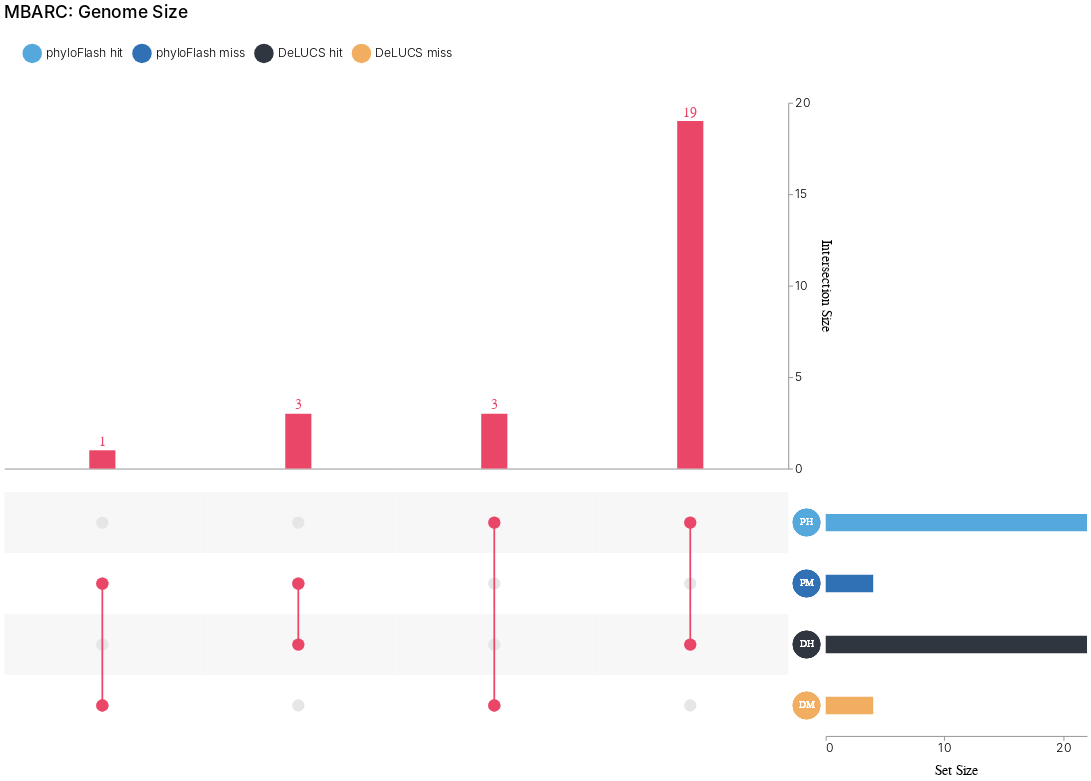

Notebook source saved alongside this figure:
### Code cell
UpSetAltair(
    # copy and select only columns with PF and DL hits and misses
    data=df.copy().iloc[:,3:],
    title="MBARC: Genome Size",
    sets=df.iloc[0,3::1].index.tolist(),
    abbre=["PH", "PM", "DH", "DM"],
)

### Figure 1 — Vega-Lite specification as saved in the notebook (floating-point values rounded to 4 significant figures)
{"config": {"view": {"continuousWidth": 400, "continuousHeight": 300, "stroke": null}, "axis": {"labelFontSize": 14, "labelFontWeight": 300, "titleFontSize": 16, "titleFontWeight": 400, "titlePadding": 10}, "concat": {"spacing": 0}, "legend": {"labelFontSize": 14, "labelFontWeight": 300, "orient": "top", "padding": 20, "symbolSize": 500.0, "symbolType": "circle", "titleFontSize": 16, "titleFontWeight": 400}, "title": {"anchor": "start", "fontSize": 18, "fontWeight": 400, "subtitlePadding": 10}}, "vconcat": [{"layer": [{"mark": {"type": "bar", "color": "#3A3A3A", "size": 30}, "encoding": {"color": {"condition": {"value": "#3A3A3A", "selection": {"not": "selector002"}}, "value": "#EA4667"}, "tooltip": [{"aggregate": "max", "field": "count", "title": "Cardinality", "type": "quantitative"}, {"field": "degree", "title": "Degree", "type": "quantitative"}], "x": {"axis": {"domain": true, "grid": false, "labels": false, "ticks": false}, "field": "intersection_id", "sort": {"field": "count", "order": "ascending"}, "title": null, "type": "nominal"}, "y": {"aggregate": "max", "axis": {"grid": false, "orient": "right", "tickCount": 3}, "field": "count", "title": "Intersection Size", "type": "quantitative"}}, "height": 420.0, "selection": {"selector002": {"type": "single", "fields": ["intersection_id"], "on": "mouseover"}, "selector001": {"type": "multi", "fields": ["set"], "bind": "legend"}}, "transform": [{"filter": {"selection": "selector001"}}, {"pivot": "set", "value": "is_intersect", "groupby": ["intersection_id", "count"], "op": "max"}, {"aggregate": [{"op": "sum", "field": "count", "as": "count"}], "groupby": ["phyloFlash hit", "phyloFlash miss", "DeLUCS hit", "DeLUCS miss"]}, {"calculate": "(isDefined(datum['phyloFlash hit']) ? datum['phyloFlash hit'] : 0)+(isDefined(datum['phyloFlash miss']) ? datum['phyloFlash miss'] : 0)+(isDefined(datum['DeLUCS hit']) ? datum['DeLUCS hit'] : 0)+(isDefined(datum['DeLUCS miss']) ? datum['DeLUCS miss'] : 0)", "as": "degree"}, {"filter": "(datum['degree'] !== 0)"}, {"window": [{"op": "row_number", "field": "", "as": "intersection_id"}], "frame": [null, null]}, {"fold": ["phyloFlash hit", "phyloFlash miss", "DeLUCS hit", "DeLUCS miss"], "as": ["set", "is_intersect"]}, {"lookup": "set", "from": {"data": {"name": "data-b03e511403dcd6861cd16bd3bc0d45d6"}, "key": "set", "fields": ["set_abbre"]}}, {"lookup": "set", "from": {"data": {"name": "data-378bc43537904b35f12dbbf4dec62733"}, "key": "set", "fields": ["set_order"]}}, {"filter": {"selection": "selector001"}}, {"window": [{"op": "distinct", "field": "set", "as": "set_order"}], "frame": [null, 0], "sort": [{"field": "set_order"}]}], "width": 900}, {"mark": {"type": "text", "color": "#3A3A3A", "dy": -10, "size": 16}, "encoding": {"color": {"condition": {"value": "#3A3A3A", "selection": {"not": "selector002"}}, "value": "#EA4667"}, "text": {"field": "count", "format": ".0f", "type": "quantitative"}, "tooltip": [{"aggregate": "max", "field": "count", "title": "Cardinality", "type": "quantitative"}, {"field": "degree", "title": "Degree", "type": "quantitative"}], "x": {"axis": {"domain": true, "grid": false, "labels": false, "ticks": false}, "field": "intersection_id", "sort": {"field": "count", "order": "ascending"}, "title": null, "type": "nominal"}, "y": {"aggregate": "max", "axis": {"grid": false, "orient": "right", "tickCount": 3}, "field": "count", "title": "Intersection Size", "type": "quantitative"}}, "height": 420.0, "transform": [{"filter": {"selection": "selector001"}}, {"pivot": "set", "value": "is_intersect", "groupby": ["intersection_id", "count"], "op": "max"}, {"aggregate": [{"op": "sum", "field": "count", "as": "count"}], "groupby": ["phyloFlash hit", "phyloFlash miss", "DeLUCS hit", "DeLUCS miss"]}, {"calculate": "(isDefined(datum['phyloFlash hit']) ? datum['phyloFlash hit'] : 0)+(isDefined(datum['phyloFlash miss']) ? datum['phyloFlash miss'] : 0)+(isDefined(datum['DeLUCS hit']) ? datum['DeLUCS hit'] : 0)+(isDefined(datum['DeLUCS miss']) ? datum['DeLUCS miss'] : 0)", "as": "degree"}, {"filter": "(datum['degree'] !== 0)"}, {"window": [{"op": "row_number", "field": "", "as": "intersection_id"}], "frame": [null, null]}, {"fold": ["phyloFlash hit", "phyloFlash miss", "DeLUCS hit", "DeLUCS miss"], "as": ["set", "is_intersect"]}, {"lookup": "set", "from": {"data": {"name": "data-b03e511403dcd6861cd16bd3bc0d45d6"}, "key": "set", "fields": ["set_abbre"]}}, {"lookup": "set", "from": {"data": {"name": "data-378bc43537904b35f12dbbf4dec62733"}, "key": "set", "fields": ["set_order"]}}, {"filter": {"selection": "selector001"}}, {"window": [{"op": "distinct", "field": "set", "as": "set_order"}], "frame": [null, 0], "sort": [{"field": "set_order"}]}], "width": 900}]}, {"hconcat": [{"layer": [{"mark": {"type": "circle", "opacity": 1, "size": 200}, "encoding": {"color": {"condition": {"value": "#3A3A3A", "selection": {"not": "selector002"}}, "value": "#EA4667"}, "tooltip": [{"aggregate": "max", "field": "count", "title": "Cardinality", "type": "quantitative"}, {"field": "degree", "title": "Degree", "type": "quantitative"}], "x": {"axis": {"domain": false, "grid": false, "labels": false, "ticks": false}, "field": "intersection_id", "sort": {"field": "count", "order": "ascending"}, "title": null, "type": "nominal"}, "y": {"axis": {"domain": false, "grid": false, "labels": false, "ticks": false}, "field": "set_order", "title": null, "type": "nominal"}}, "height": 280.0, "selection": {"selector002": {"type": "single", "fields": ["intersection_id"], "on": "mouseover"}, "selector001": {"type": "multi", "fields": ["set"], "bind": "legend"}}, "transform": [{"filter": {"selection": "selector001"}}, {"pivot": "set", "value": "is_intersect", "groupby": ["intersection_id", "count"], "op": "max"}, {"aggregate": [{"op": "sum", "field": "count", "as": "count"}], "groupby": ["phyloFlash hit", "phyloFlash miss", "DeLUCS hit", "DeLUCS miss"]}, {"calculate": "(isDefined(datum['phyloFlash hit']) ? datum['phyloFlash hit'] : 0)+(isDefined(datum['phyloFlash miss']) ? datum['phyloFlash miss'] : 0)+(isDefined(datum['DeLUCS hit']) ? datum['DeLUCS hit'] : 0)+(isDefined(datum['DeLUCS miss']) ? datum['DeLUCS miss'] : 0)", "as": "degree"}, {"filter": "(datum['degree'] !== 0)"}, {"window": [{"op": "row_number", "field": "", "as": "intersection_id"}], "frame": [null, null]}, {"fold": ["phyloFlash hit", "phyloFlash miss", "DeLUCS hit", "DeLUCS miss"], "as": ["set", "is_intersect"]}, {"lookup": "set", "from": {"data": {"name": "data-b03e511403dcd6861cd16bd3bc0d45d6"}, "key": "set", "fields": ["set_abbre"]}}, {"lookup": "set", "from": {"data": {"name": "data-378bc43537904b35f12dbbf4dec62733"}, "key": "set", "fields": ["set_order"]}}, {"filter": {"selection": "selector001"}}, {"window": [{"op": "distinct", "field": "set", "as": "set_order"}], "frame": [null, 0], "sort": [{"field": "set_order"}]}, {"filter": "(datum['is_intersect'] === 1)"}], "width": 900}, {"mark": "rect", "encoding": {"color": {"value": "#F7F7F7"}, "tooltip": [{"aggregate": "max", "field": "count", "title": "Cardinality", "type": "quantitative"}, {"field": "degree", "title": "Degree", "type": "quantitative"}], "x": {"axis": {"domain": false, "grid": false, "labels": false, "ticks": false}, "field": "intersection_id", "sort": {"field": "count", "order": "ascending"}, "title": null, "type": "nominal"}, "y": {"axis": {"domain": false, "grid": false, "labels": false, "ticks": false}, "field": "set_order", "title": null, "type": "nominal"}}, "height": 280.0, "transform": [{"filter": {"selection": "selector001"}}, {"pivot": "set", "value": "is_intersect", "groupby": ["intersection_id", "count"], "op": "max"}, {"aggregate": [{"op": "sum", "field": "count", "as": "count"}], "groupby": ["phyloFlash hit", "phyloFlash miss", "DeLUCS hit", "DeLUCS miss"]}, {"calculate": "(isDefined(datum['phyloFlash hit']) ? datum['phyloFlash hit'] : 0)+(isDefined(datum['phyloFlash miss']) ? datum['phyloFlash miss'] : 0)+(isDefined(datum['DeLUCS hit']) ? datum['DeLUCS hit'] : 0)+(isDefined(datum['DeLUCS miss']) ? datum['DeLUCS miss'] : 0)", "as": "degree"}, {"filter": "(datum['degree'] !== 0)"}, {"window": [{"op": "row_number", "field": "", "as": "intersection_id"}], "frame": [null, null]}, {"fold": ["phyloFlash hit", "phyloFlash miss", "DeLUCS hit", "DeLUCS miss"], "as": ["set", "is_intersect"]}, {"lookup": "set", "from": {"data": {"name": "data-b03e511403dcd6861cd16bd3bc0d45d6"}, "key": "set", "fields": ["set_abbre"]}}, {"lookup": "set", "from": {"data": {"name": "data-378bc43537904b35f12dbbf4dec62733"}, "key": "set", "fields": ["set_order"]}}, {"filter": {"selection": "selector001"}}, {"window": [{"op": "distinct", "field": "set", "as": "set_order"}], "frame": [null, 0], "sort": [{"field": "set_order"}]}, {"filter": "((datum['set_order'] % 2) === 1)"}], "width": 900}, {"mark": {"type": "circle", "opacity": 1, "size": 200}, "encoding": {"color": {"value": "#E6E6E6"}, "tooltip": [{"aggregate": "max", "field": "count", "title": "Cardinality", "type": "quantitative"}, {"field": "degree", "title": "Degree", "type": "quantitative"}], "x": {"axis": {"domain": false, "grid": false, "labels": false, "ticks": false}, "field": "intersection_id", "sort": {"field": "count", "order": "ascending"}, "title": null, "type": "nominal"}, "y": {"axis": {"domain": false, "grid": false, "labels": false, "ticks": false}, "field": "set_order", "title": null, "type": "nominal"}}, "height": 280.0, "transform": [{"filter": {"selection": "selector001"}}, {"pivot": "set", "value": "is_intersect", "groupby": ["intersection_id", "count"], "op": "max"}, {"aggregate": [{"op": "sum", "field": "count", "as": "count"}], "groupby": ["phyloFlash hit", "phyloFlash miss", "DeLUCS hit", "DeLUCS miss"]}, {"calculate": "(isDefined(datum['phyloFlash hit']) ? datum['phyloFlash hit'] : 0)+(isDefined(datum['phyloFlash miss']) ? datum['phyloFlash miss'] : 0)+(isDefined(datum['DeLUCS hit']) ? datum['DeLUCS hit'] : 0)+(isDefined(datum['DeLUCS miss']) ? datum['DeLUCS miss'] : 0)", "as": "degree"}, {"filter": "(datum['degree'] !== 0)"}, {"window": [{"op": "row_number", "field": "", "as": "intersection_id"}], "frame": [null, null]}, {"fold": ["phyloFlash hit", "phyloFlash miss", "DeLUCS hit", "DeLUCS miss"], "as": ["set", "is_intersect"]}, {"lookup": "set", "from": {"data": {"name": "data-b03e511403dcd6861cd16bd3bc0d45d6"}, "key": "set", "fields": ["set_abbre"]}}, {"lookup": "set", "from": {"data": {"name": "data-378bc43537904b35f12dbbf4dec62733"}, "key": "set", "fields": ["set_order"]}}, {"filter": {"selection": "selector001"}}, {"window": [{"op": "distinct", "field": "set", "as": "set_order"}], "frame": [null, 0], "sort": [{"field": "set_order"}]}], "width": 900}, {"mark": {"type": "bar", "color": "#3A3A3A", "size": 2}, "encoding": {"color": {"condition": {"value": "#3A3A3A", "selection": {"not": "selector002"}}, "value": "#EA4667"}, "tooltip": [{"aggregate": "max", "field": "count", "title": "Cardinality", "type": "quantitative"}, {"field": "degree", "title": "Degree", "type": "quantitative"}], "x": {"axis": {"domain": true, "grid": false, "labels": false, "ticks": false}, "field": "intersection_id", "sort": {"field": "count", "order": "ascending"}, "title": null, "type": "nominal"}, "y": {"aggregate": "min", "field": "set_order", "type": "nominal"}, "y2": {"aggregate": "max", "field": "set_order"}}, "height": 420.0, "transform": [{"filter": {"selection": "selector001"}}, {"pivot": "set", "value": "is_intersect", "groupby": ["intersection_id", "count"], "op": "max"}, {"aggregate": [{"op": "sum", "field": "count", "as": "count"}], "groupby": ["phyloFlash hit", "phyloFlash miss", "DeLUCS hit", "DeLUCS miss"]}, {"calculate": "(isDefined(datum['phyloFlash hit']) ? datum['phyloFlash hit'] : 0)+(isDefined(datum['phyloFlash miss']) ? datum['phyloFlash miss'] : 0)+(isDefined(datum['DeLUCS hit']) ? datum['DeLUCS hit'] : 0)+(isDefined(datum['DeLUCS miss']) ? datum['DeLUCS miss'] : 0)", "as": "degree"}, {"filter": "(datum['degree'] !== 0)"}, {"window": [{"op": "row_number", "field": "", "as": "intersection_id"}], "frame": [null, null]}, {"fold": ["phyloFlash hit", "phyloFlash miss", "DeLUCS hit", "DeLUCS miss"], "as": ["set", "is_intersect"]}, {"lookup": "set", "from": {"data": {"name": "data-b03e511403dcd6861cd16bd3bc0d45d6"}, "key": "set", "fields": ["set_abbre"]}}, {"lookup": "set", "from": {"data": {"name": "data-378bc43537904b35f12dbbf4dec62733"}, "key": "set", "fields": ["set_order"]}}, {"filter": {"selection": "selector001"}}, {"window": [{"op": "distinct", "field": "set", "as": "set_order"}], "frame": [null, 0], "sort": [{"field": "set_order"}]}, {"filter": "(datum['is_intersect'] === 1)"}], "width": 900}, {"mark": {"type": "circle", "opacity": 1, "size": 200}, "encoding": {"color": {"condition": {"value": "#3A3A3A", "selection": {"not": "selector002"}}, "value": "#EA4667"}, "tooltip": [{"aggregate": "max", "field": "count", "title": "Cardinality", "type": "quantitative"}, {"field": "degree", "title": "Degree", "type": "quantitative"}], "x": {"axis": {"domain": false, "grid": false, "labels": false, "ticks": false}, "field": "intersection_id", "sort": {"field": "count", "order": "ascending"}, "title": null, "type": "nominal"}, "y": {"axis": {"domain": false, "grid": false, "labels": false, "ticks": false}, "field": "set_order", "title": null, "type": "nominal"}}, "height": 280.0, "transform": [{"filter": {"selection": "selector001"}}, {"pivot": "set", "value": "is_intersect", "groupby": ["intersection_id", "count"], "op": "max"}, {"aggregate": [{"op": "sum", "field": "count", "as": "count"}], "groupby": ["phyloFlash hit", "phyloFlash miss", "DeLUCS hit", "DeLUCS miss"]}, {"calculate": "(isDefined(datum['phyloFlash hit']) ? datum['phyloFlash hit'] : 0)+(isDefined(datum['phyloFlash miss']) ? datum['phyloFlash miss'] : 0)+(isDefined(datum['DeLUCS hit']) ? datum['DeLUCS hit'] : 0)+(isDefined(datum['DeLUCS miss']) ? datum['DeLUCS miss'] : 0)", "as": "degree"}, {"filter": "(datum['degree'] !== 0)"}, {"window": [{"op": "row_number", "field": "", "as": "intersection_id"}], "frame": [null, null]}, {"fold": ["phyloFlash hit", "phyloFlash miss", "DeLUCS hit", "DeLUCS miss"], "as": ["set", "is_intersect"]}, {"lookup": "set", "from": {"data": {"name": "data-b03e511403dcd6861cd16bd3bc0d45d6"}, "key": "set", "fields": ["set_abbre"]}}, {"lookup": "set", "from": {"data": {"name": "data-378bc43537904b35f12dbbf4dec62733"}, "key": "set", "fields": ["set_order"]}}, {"filter": {"selection": "selector001"}}, {"window": [{"op": "distinct", "field": "set", "as": "set_order"}], "frame": [null, 0], "sort": [{"field": "set_order"}]}, {"filter": "(datum['is_intersect'] === 1)"}], "width": 900}]}, {"layer": [{"mark": {"type": "circle", "size": 1000}, "encoding": {"color": {"field": "set", "scale": {"domain": ["phyloFlash hit", "phyloFlash miss", "DeLUCS hit", "DeLUCS miss"], "range": ["#55A8DB", "#3070B5", "#30363F", "#F1AD60", "#DF6234", "#BDC6CA"]}, "title": null, "type": "nominal"}, "opacity": {"value": 1}, "y": {"axis": {"domain": false, "grid": false, "labels": false, "ticks": false}, "field": "set_order", "title": null, "type": "nominal"}}, "selection": {"selector001": {"type": "multi", "fields": ["set"], "bind": "legend"}}, "transform": [{"filter": {"selection": "selector001"}}, {"pivot": "set", "value": "is_intersect", "groupby": ["intersection_id", "count"], "op": "max"}, {"aggregate": [{"op": "sum", "field": "count", "as": "count"}], "groupby": ["phyloFlash hit", "phyloFlash miss", "DeLUCS hit", "DeLUCS miss"]}, {"calculate": "(isDefined(datum['phyloFlash hit']) ? datum['phyloFlash hit'] : 0)+(isDefined(datum['phyloFlash miss']) ? datum['phyloFlash miss'] : 0)+(isDefined(datum['DeLUCS hit']) ? datum['DeLUCS hit'] : 0)+(isDefined(datum['DeLUCS miss']) ? datum['DeLUCS miss'] : 0)", "as": "degree"}, {"filter": "(datum['degree'] !== 0)"}, {"window": [{"op": "row_number", "field": "", "as": "intersection_id"}], "frame": [null, null]}, {"fold": ["phyloFlash hit", "phyloFlash miss", "DeLUCS hit", "DeLUCS miss"], "as": ["set", "is_intersect"]}, {"lookup": "set", "from": {"data": {"name": "data-b03e511403dcd6861cd16bd3bc0d45d6"}, "key": "set", "fields": ["set_abbre"]}}, {"lookup": "set", "from": {"data": {"name": "data-378bc43537904b35f12dbbf4dec62733"}, "key": "set", "fields": ["set_order"]}}, {"filter": {"selection": "selector001"}}, {"window": [{"op": "distinct", "field": "set", "as": "set_order"}], "frame": [null, 0], "sort": [{"field": "set_order"}]}]}, {"mark": {"type": "text", "align": "center"}, "encoding": {"color": {"value": "white"}, "opacity": {"value": 1}, "text": {"field": "set_abbre", "type": "nominal"}, "y": {"axis": {"domain": false, "grid": false, "labels": false, "ticks": false}, "field": "set_order", "title": null, "type": "nominal"}}, "transform": [{"filter": {"selection": "selector001"}}, {"pivot": "set", "value": "is_intersect", "groupby": ["intersection_id", "count"], "op": "max"}, {"aggregate": [{"op": "sum", "field": "count", "as": "count"}], "groupby": ["phyloFlash hit", "phyloFlash miss", "DeLUCS hit", "DeLUCS miss"]}, {"calculate": "(isDefined(datum['phyloFlash hit']) ? datum['phyloFlash hit'] : 0)+(isDefined(datum['phyloFlash miss']) ? datum['phyloFlash miss'] : 0)+(isDefined(datum['DeLUCS hit']) ? datum['DeLUCS hit'] : 0)+(isDefined(datum['DeLUCS miss']) ? datum['DeLUCS miss'] : 0)", "as": "degree"}, {"filter": "(datum['degree'] !== 0)"}, {"window": [{"op": "row_number", "field": "", "as": "intersection_id"}], "frame": [null, null]}, {"fold": ["phyloFlash hit", "phyloFlash miss", "DeLUCS hit", "DeLUCS miss"], "as": ["set", "is_intersect"]}, {"lookup": "set", "from": {"data": {"name": "data-b03e511403dcd6861cd16bd3bc0d45d6"}, "key": "set", "fields": ["set_abbre"]}}, {"lookup": "set", "from": {"data": {"name": "data-378bc43537904b35f12dbbf4dec62733"}, "key": "set", "fields": ["set_order"]}}, {"filter": {"selection": "selector001"}}, {"window": [{"op": "distinct", "field": "set", "as": "set_order"}], "frame": [null, 0], "sort": [{"field": "set_order"}]}]}]}, {"mark": {"type": "bar", "size": 20}, "encoding": {"color": {"field": "set", "scale": {"domain": ["phyloFlash hit", "phyloFlash miss", "DeLUCS hit", "DeLUCS miss"], "range": ["#55A8DB", "#3070B5", "#30363F", "#F1AD60", "#DF6234", "#BDC6CA"]}, "title": null, "type": "nominal"}, "opacity": {"value": 1}, "x": {"aggregate": "sum", "axis": {"grid": false, "tickCount": 3}, "field": "count", "title": "Set Size", "type": "quantitative"}, "y": {"axis": {"domain": false, "grid": false, "labels": false, "ticks": false}, "field": "set_order", "title": null, "type": "nominal"}}, "selection": {"selector001": {"type": "multi", "fields": ["set"], "bind": "legend"}}, "transform": [{"filter": {"selection": "selector001"}}, {"pivot": "set", "value": "is_intersect", "groupby": ["intersection_id", "count"], "op": "max"}, {"aggregate": [{"op": "sum", "field": "count", "as": "count"}], "groupby": ["phyloFlash hit", "phyloFlash miss", "DeLUCS hit", "DeLUCS miss"]}, {"calculate": "(isDefined(datum['phyloFlash hit']) ? datum['phyloFlash hit'] : 0)+(isDefined(datum['phyloFlash miss']) ? datum['phyloFlash miss'] : 0)+(isDefined(datum['DeLUCS hit']) ? datum['DeLUCS hit'] : 0)+(isDefined(datum['DeLUCS miss']) ? datum['DeLUCS miss'] : 0)", "as": "degree"}, {"filter": "(datum['degree'] !== 0)"}, {"window": [{"op": "row_number", "field": "", "as": "intersection_id"}], "frame": [null, null]}, {"fold": ["phyloFlash hit", "phyloFlash miss", "DeLUCS hit", "DeLUCS miss"], "as": ["set", "is_intersect"]}, {"lookup": "set", "from": {"data": {"name": "data-b03e511403dcd6861cd16bd3bc0d45d6"}, "key": "set", "fields": ["set_abbre"]}}, {"lookup": "set", "from": {"data": {"name": "data-378bc43537904b35f12dbbf4dec62733"}, "key": "set", "fields": ["set_order"]}}, {"filter": {"selection": "selector001"}}, {"window": [{"op": "distinct", "field": "set", "as": "set_order"}], "frame": [null, 0], "sort": [{"field": "set_order"}]}, {"filter": "(datum['is_intersect'] === 1)"}], "width": 300}], "resolve": {"scale": {"y": "shared"}}, "spacing": 5}], "data": {"name": "data-2361ab17c3809bb081b280fd97991be1"}, "spacing": 20, "title": {"text": "MBARC: Genome Size", "subtitle": "", "fontSize": 20, "fontWeight": 500, "subtitleColor": "#3A3A3A", "subtitleFontSize": 14}, "$schema": "https://vega.github.io/schema/vega-lite/v4.17.0.json", "datasets": {"data-2361ab17c3809bb081b280fd97991be1": [{"intersection_id": 0, "count": 1, "degree": 2, "set": "phyloFlash hit", "is_intersect": 0}, {"intersection_id": 1, "count": 3, "degree": 2, "set": "phyloFlash hit", "is_intersect": 0}, {"intersection_id": 2, "count": 3, "degree": 2, "set": "phyloFlash hit", "is_intersect": 1}, {"intersection_id": 3, "count": 19, "degree": 2, "set": "phyloFlash hit", "is_intersect": 1}, {"intersection_id": 0, "count": 1, "degree": 2, "set": "phyloFlash miss", "is_intersect": 1}, {"intersection_id": 1, "count": 3, "degree": 2, "set": "phyloFlash miss", "is_intersect": 1}, {"intersection_id": 2, "count": 3, "degree": 2, "set": "phyloFlash miss", "is_intersect": 0}, {"intersection_id": 3, "count": 19, "degree": 2, "set": "phyloFlash miss", "is_intersect": 0}, {"intersection_id": 0, "count": 1, "degree": 2, "set": "DeLUCS hit", "is_intersect": 0}, {"intersection_id": 1, "count": 3, "degree": 2, "set": "DeLUCS hit", "is_intersect": 1}, {"intersection_id": 2, "count": 3, "degree": 2, "set": "DeLUCS hit", "is_intersect": 0}, {"intersection_id": 3, "count": 19, "degree": 2, "set": "DeLUCS hit", "is_intersect": 1}, {"intersection_id": 0, "count": 1, "degree": 2, "set": "DeLUCS miss", "is_intersect": 1}, {"intersection_id": 1, "count": 3, "degree": 2, "set": "DeLUCS miss", "is_intersect": 0}, {"intersection_id": 2, "count": 3, "degree": 2, "set": "DeLUCS miss", "is_intersect": 1}, {"intersection_id": 3, "count": 19, "degree": 2, "set": "DeLUCS miss", "is_intersect": 0}], "data-b03e511403dcd6861cd16bd3bc0d45d6": [{"set": "phyloFlash hit", "set_abbre": "PH"}, {"set": "phyloFlash miss", "set_abbre": "PM"}, {"set": "DeLUCS hit", "set_abbre": "DH"}, {"set": "DeLUCS miss", "set_abbre": "DM"}], "data-378bc43537904b35f12dbbf4dec62733": [{"set": "phyloFlash hit", "set_order": 1}, {"set": "phyloFlash miss", "set_order": 2}, {"set": "DeLUCS hit", "set_order": 3}, {"set": "DeLUCS miss", "set_order": 4}]}}
